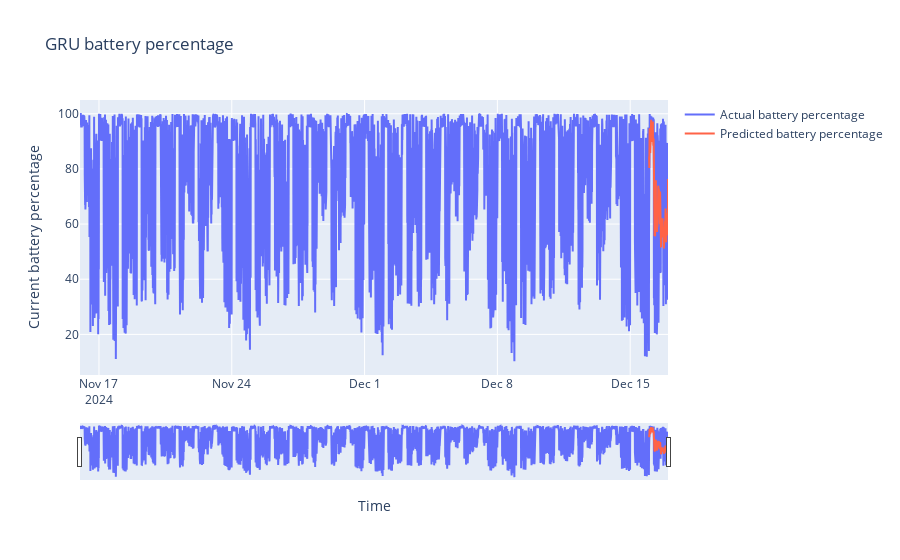

Write notebook code for a chart like this one.
### Code cell
# 그래프 객체 생성
fig = go.Figure()

# 기존 전력 사용량 데이터 추가
fig.add_trace(go.Scatter(x=data['time'], y=data['Current battery percentage'],
                         mode='lines', name='Actual battery percentage'))

# 예측 전력 사용량 데이터 추가 (여기서 수정된 부분)
fig.add_trace(go.Scatter(x=predicted_dates, y=gru_predict.flatten(),
                         mode='lines', name='Predicted battery percentage',
                         line=dict(color='tomato')))  # 예측 데이터에는 다른 색상을 사용

# 레이아웃 업데이트
fig.update_layout(
    title='GRU battery percentage',
    xaxis_title='Time',
    yaxis_title='Current battery percentage',
    xaxis_rangeslider_visible=True
)

# 그래프 표시
fig.show()

### Figure 1 — Plotly figure (JSON) as saved in the notebook; plotly's stock layout.template omitted (floating-point values rounded to 4 significant figures; data arrays with more than 128 entries replaced by an {"elided": "..."} marker saying what was removed)
{"data": [{"mode": "lines", "name": "Actual battery percentage", "type": "scatter", "x": {"elided": "4464 str values"}, "y": {"elided": "4464 float values"}}, {"line": {"color": "tomato"}, "mode": "lines", "name": "Predicted battery percentage", "type": "scatter", "x": {"elided": "144 str values"}, "y": {"elided": "144 float values"}}], "layout": {"title": {"text": "GRU battery percentage"}, "xaxis": {"rangeslider": {"visible": true}, "title": {"text": "Time"}}, "yaxis": {"title": {"text": "Current battery percentage"}}}}
